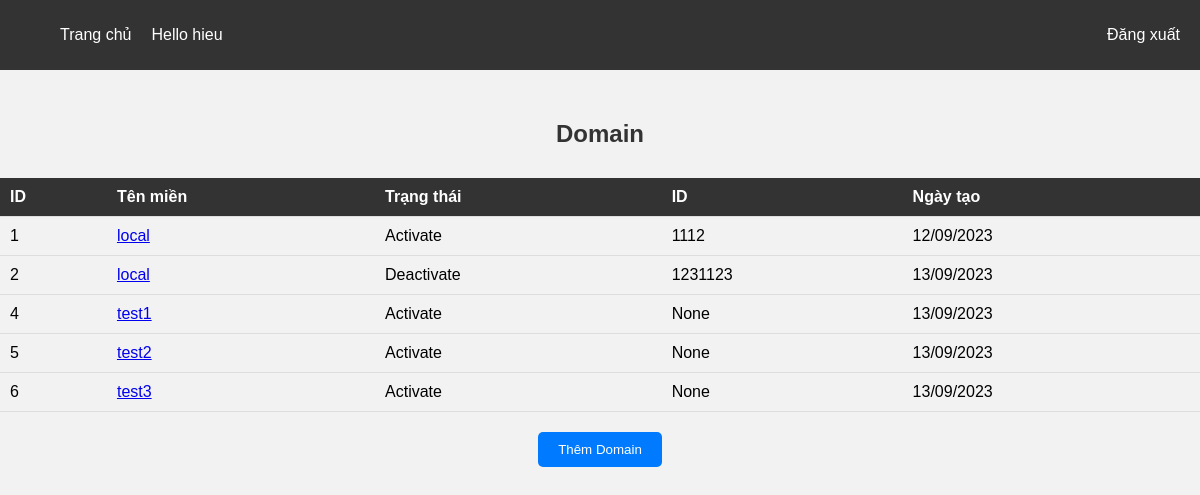
The page /users/1/domains (signed in) on the database as committed earlier.
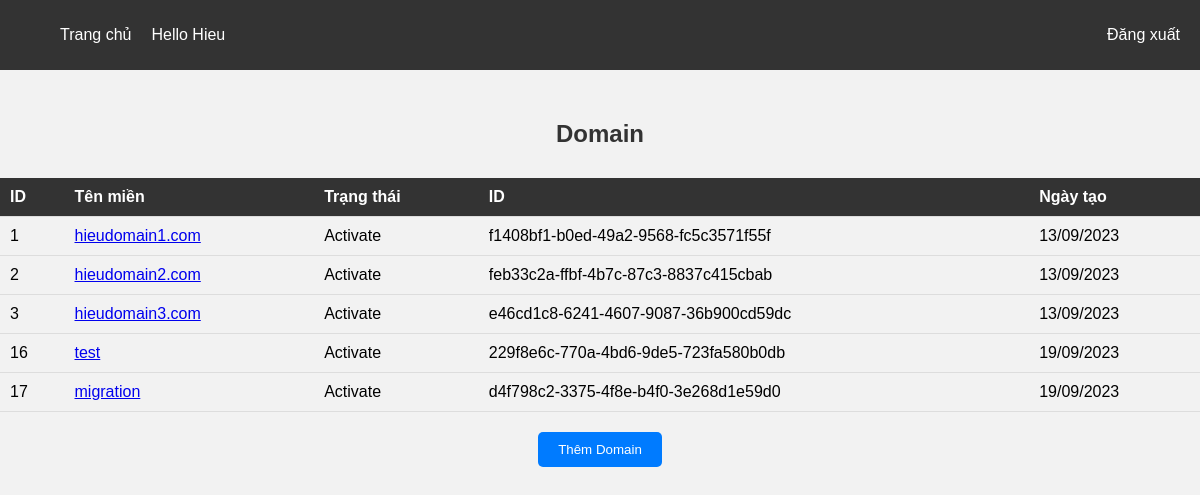
The same page on the database as committed later.
### app/models.py (models this page shows)
class Domain(Base):
    __tablename__ = "domain"
    id = Column(Integer, primary_key=True, index=True, autoincrement=True)
    name = Column(String)
    status = Column(String)
    domain_id = Column(String)
    user_id = Column(Integer, ForeignKey("users.id"))
    create_at = Column(String)
    user = relationship("User", back_populates="domains")
    origins = relationship("Origin", back_populates="domain")

### route/domain.py (the view)
@router.get("/users/{user_id}/domains", response_model=list[schemas.DomainCreate])
def get_domains(request: Request, user_id: int, skip: int = 0, limit: int = 100, db: Session = Depends(get_db)):
    id_user = check_session(request=request, user_id=user_id)
    if id_user:
        domains = crud.get_domains(db, user_id=user_id, skip=skip, limit=limit)
        return templates.TemplateResponse("admin-domain.html", {"domains": domains, "user": request.session['username'], "user_id": user_id, "request": request})
    return RedirectResponse(url="/", status_code=302)

### templates/admin-domain.html (shortened to what this page needs)
<!DOCTYPE html>
<html>
<head>
</head>
<body>
    <header>
        <nav>
            <ul>
                <li><a href="#">Trang chủ</a></li>
                <li>Hello {{user}}</li>
                <li><a href="/logout">Đăng xuất</a></li>
            </ul>
        </nav>
    </header>
    <div class="domain">
        <div class="table-heading">
            <h2>Domain</h2>
        </div>
    </div>
    <table>
        <tr>
            <th>ID</th>
            <th>Tên miền</th>
            <th>Trạng thái</th>
            <th>ID</th>
            <th>Ngày tạo</th>
        </tr>
        {% for domain in domains %}
        <tr>
            <td>{{domain.id}}</td>
            <td><a href="/users/{{user_id}}/domains/{{domain.id}}/origins">{{domain.name}}</a></td>
            <td>{{ "Activate" if domain.status|int == 1 else "Deactivate" }}</td>
            <td>{{domain.domain_id}}</td>
            <td>{{domain.create_at}}</td>
        </tr>
        {% endfor %}
    </table>
    <div class="add-domain-button">
        <button onclick="window.location.href='/users/{{user_id}}/create-domain'">Thêm Domain</button>
    </div>
</body>
</html>

### templates/admin-domain.html (style rules this page uses)
header { background-color: #333333; padding: 10px; }
nav ul { list-style: none; display: flex; }
nav ul li { color: #ffffff; margin-right: 10px; }
nav ul li a { color: #ffffff; text-decoration: none; padding: 5px 10px; border-radius: 3px; transition: background-color 0.3s ease; }
nav ul li:last-child { margin-right: 0; margin-left: auto; }
body { background-color: #f2f2f2; margin: 0; padding: 0; font-family: Arial, sans-serif; }
.domain { text-align: center; margin-top: 50px; margin-bottom: 30px; }
table { width: 100%; border-collapse: collapse; }
th, td { padding: 10px; text-align: left; border-bottom: 1px solid #dddddd; }
th { background-color: #333333; color: #ffffff; }
.add-domain-button { text-align: center; margin-top: 20px; }
.add-domain-button button { background-color: #007bff; color: #ffffff; padding: 10px 20px; border: none; border-radius: 5px; cursor: pointer; }
.table-heading { text-align: center; margin-top: 20px; margin-bottom: 20px; }
.table-heading h2 { color: #333333; }

Rows that differ between the two databases and show on the page:
no longer on this page (row edited): Domain: id "4", name "test1", status "Activate", domain_id "None", create_at "13/09/2023"
no longer on this page (row edited): Domain: id "5", name "test2", status "Activate", domain_id "None", create_at "13/09/2023"
removed Domain: id "6", name "test3", status "Activate", domain_id "None", create_at "13/09/2023"
changed Domain id 1: name "local" → "hieudomain1.com"; domain_id "1112" → "f1408bf1-b0ed-49a2-9568-fc5c3571f55f"; create_at "12/09/2023" → "13/09/2023"
changed Domain id 2: name "local" → "hieudomain2.com"; status "Deactivate" → "Activate"; domain_id "1231123" → "feb33c2a-ffbf-4b7c-87c3-8837c415cbab"
now on this page (row edited): Domain: id "3", name "hieudomain3.com", status "Activate", domain_id "e46cd1c8-6241-4607-9087-36b900cd59dc", create_at "13/09/2023"
added Domain: id "16", name "test", status "Activate", domain_id "229f8e6c-770a-4bd6-9de5-723fa580b0db", create_at "19/09/2023"
added Domain: id "17", name "migration", status "Activate", domain_id "d4f798c2-3375-4f8e-b4f0-3e268d1e59d0", create_at "19/09/2023"
Other text that changed with them:
{{ user }}: "hieu" → "Hieu"
